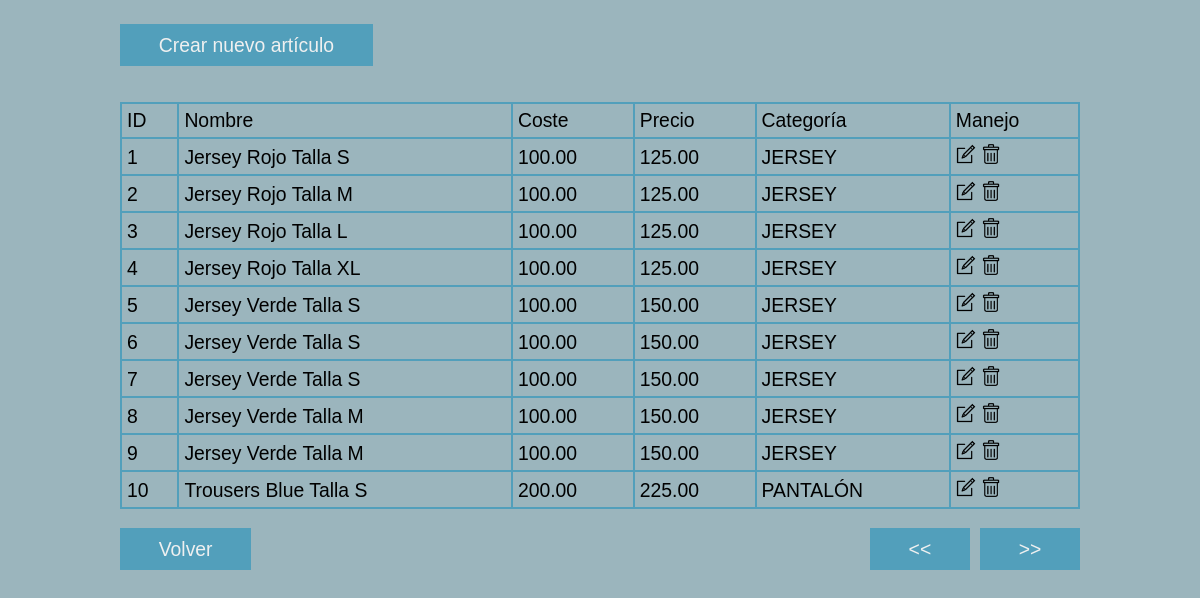
Page /articulos.php (signed in) on the committed database.
### tables this page shows
CREATE TABLE `product` (
  `ProductID` int(11) NOT NULL,
  `Name` varchar(50) NOT NULL,
  `Cost` decimal(10,2) NOT NULL,
  `Price` decimal(10,2) NOT NULL,
  `CategoryID` int(11) NOT NULL
);

### baseDatos.php (the view, shortened to what this page needs)
<?php
    Class Connection{
        public function __construct(){
            try{
                $this->conn_db = new PDO('mysql:host='.DB_HOST.'; dbname='.DB_NAME.'', DB_USER, DB_PASS);
                $this->conn_db->setAttribute(PDO::ATTR_ERRMODE, PDO::ERRMODE_EXCEPTION);
                return $this->conn_db;
            }catch(Exception $e){
                echo "Error: " . $e->getLine();
            }
        }
    }
    class Login extends Connection{
        public function compruebaSuperadmin($login){
            $sql= "SELECT SuperAdmin FROM setup";
            $stmt=$this->conn_db->query($sql);
            $superadmin=$stmt->fetchColumn();
            $sql="SELECT `UserID` FROM `user` WHERE `Email`=?";
            $stmt=$this->conn_db->prepare($sql);
            $stmt->execute([$login]);
            $user_id=$stmt->fetchColumn();
            if($superadmin == $user_id){
                return true;
            }else{
                return false;
            }
        }
        public function compruebaPermisoUsuario($login){
            $sql ="SELECT Enabled FROM user WHERE Email=?";
            $stmt=$this->conn_db->prepare($sql);
            $stmt->execute([$login]);
            if($stmt->fetchColumn() == 1){
                return true;
            }else{
                return false;
            }
        }
    }
    class Articulos extends Connection{
        public function listadoArticulos($login){
            $log = new Login();
            $sql= "SELECT ProductID, Name, Cost, Price, CategoryID FROM product";
            $stmt=$this->conn_db->query($sql);
            $limite_filas = 10;
            $total_paginas = ceil(($stmt->rowCount()) / $limite_filas);
            if(isset($_GET["pagina"])){
                if($_GET["pagina"]==1){
                    header("Location:articulos.php");
                }else{
                    $pagina = $_GET["pagina"];
                }
            }else{
                $pagina = 1;
            }
            $pagina_inicial = ($pagina-1) * $limite_filas;
            $sql_limite = "SELECT ProductID, Name, Cost, Price, CategoryID FROM product LIMIT $pagina_inicial, $limite_filas";
            $stmt=$this->conn_db->query($sql_limite);
            if (($stmt->rowCount())> 0){
                echo "<table class=\"tabla\">\n
                        <tr>\n
                            <th>ID</th>\n
                            <th>Nombre</th>\n
                            <th>Coste</th>\n
                            <th>Precio</th>\n
                            <th>Categoría</th>\n";
                            if($log->compruebaSuperadmin($login)){
                                echo "<th>Manejo</th>\n
                                </tr>\n";
                            }
                while($fila = $stmt->fetch(PDO::FETCH_ASSOC)){
                    echo "<tr>\n
                    <td>" . $fila["ProductID"] . "</td>\n
                    <td>" . $fila["Name"] . "</td>\n
                    <td>" . $fila["Cost"] . "</td>\n
                    <td>" . $fila["Price"] . "</td>\n
                    <td>";
                    echo $this->showNombreCategoria($fila["CategoryID"]) . "</td>";
                    if($log->compruebaSuperadmin($login)){
                        echo "<td><a href='formArticulos.php?editar=" . $fila["ProductID"] . "'><img src='img/editar.png'></a>
                        <a href='formArticulos.php?borrar=" . $fila["ProductID"] . "'><img src='img/borrar.png'></a>
                       </td>\n
                    </tr>";
                    }
                };
                echo "</table>";
            }else{
                echo "<div class='feedback'><p>Error al obtener listado de artículos.</p></div>";
            }
            echo "<div class='prev-next'>";
            if($pagina>1){
                echo "<a class='boton' href='?pagina=".($pagina-1)."'><<</a>";
            }else{
                echo "<a class='boton'><<</a>";
            }
            if($pagina<$total_paginas){
                 echo "<a class='boton' href='?pagina=".($pagina+1)."'>>></a>";
            }else{
                echo "<a class='boton'>>></a>";
            }
            echo "</div>";
        }
        public function getListaCategorias(){
            $sql = "SELECT CategoryID, Name FROM category";
            $stmt=$this->conn_db->query($sql);
            if ($stmt){
                return $stmt;
            }else{
                return "Lista vacía";
            }
        }
        public function showNombreCategoria($categoryID){
            $datos = $this->getListaCategorias();
            while($fila=$datos->fetch(PDO::FETCH_ASSOC)){
                if($fila["CategoryID"] == $categoryID){
                print_r($fila["Name"]);}
            }
        }
    }
?>

### articulos.php (shortened to what this page needs)
<!DOCTYPE html>
<html lang="es">
<head>
    <link rel="stylesheet" type="text/css" href="css/estilos.css">
</head>
<body>
    <?php
        include "baseDatos.php";
        $log = new Login();
        if (!isset($_SESSION['login'])) {
            header('Location: index.php');
          } else{
            $login = $_SESSION["login"];
        }
        if($log->compruebaPermisoUsuario($login) || $log->compruebaSuperadmin($login)){
            echo  "<a class='boton' href='formArticulos.php?crear='>Crear nuevo artículo</a>";
        }
        $articulos = new Articulos();
        $articulos->listadoArticulos($login);
    ?>
    <a class="boton" href="acceso.php">Volver</a>
</body>
</html>

### css/estilos.css (style rules this page uses)
:root { --dark: #529fbb; --med: #9bb5bd; --light: #d4e0e0; --text-dark: #185f8a; --text-light: #eff0f0; }
* { margin: 0; padding: 0; font-size: 1.1rem; font-weight: 100; vertical-align: baseline; font-family: Arial, sans-serif; color: var(--text-darkdark); box-sizing: border-box; border-style: none; text-decoration: none; }
body { background-color: var(--med); margin: 2% 10%; }
.boton { padding: 0.5em 2em; background-color: var(--dark); color: var(--text-light); text-decoration: none; display: inline-block; margin-bottom: 2rem; }
.prev-next { display: flex; justify-content: space-between; float: right; gap: 10px; }
table { border-spacing: 0; margin-bottom: 1em; width: 100%; border: 1px solid var(--dark); }
td, th { border: 1px solid var(--dark); text-align: left; padding: 5px; }
td { font-family: Arial, sans-serif; }
img { width: 20px; height: 20px; }

### rows in the picture
product: ProductID "1", Name "Jersey Rojo Talla S", Cost "100.00", Price "125.00", value "JERSEY"
product: ProductID "2", Name "Jersey Rojo Talla M", Cost "100.00", Price "125.00", value "JERSEY"
product: ProductID "3", Name "Jersey Rojo Talla L", Cost "100.00", Price "125.00", value "JERSEY"
product: ProductID "4", Name "Jersey Rojo Talla XL", Cost "100.00", Price "125.00", value "JERSEY"
product: ProductID "5", Name "Jersey Verde Talla S", Cost "100.00", Price "150.00", value "JERSEY"
product: ProductID "6", Name "Jersey Verde Talla S", Cost "100.00", Price "150.00", value "JERSEY"
product: ProductID "7", Name "Jersey Verde Talla S", Cost "100.00", Price "150.00", value "JERSEY"
product: ProductID "8", Name "Jersey Verde Talla M", Cost "100.00", Price "150.00", value "JERSEY"
product: ProductID "9", Name "Jersey Verde Talla M", Cost "100.00", Price "150.00", value "JERSEY"
product: ProductID "10", Name "Trousers Blue Talla S", Cost "200.00", Price "225.00", value "PANTALÓN"
